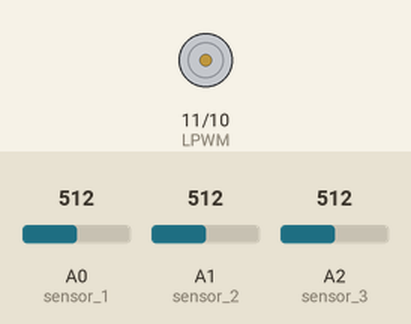
This sketch was run on a simulated Arduino Uno, built with avr-gcc and run on an emulated ATmega328P. On the bench: motor-driver pin pairs drawn as motors (green arrow = first pin HIGH = forward, orange = second pin HIGH = backward, longer = more drive). The inputs (shaded band) are chosen by the test bench; at power-on: A0 (sensor_1) = 512, A1 (sensor_2) = 512, A2 (sensor_3) = 512.

Above: at 22.4 s.
22.5 s: A0 (sensor_1) set to 527
At 23.8 s:
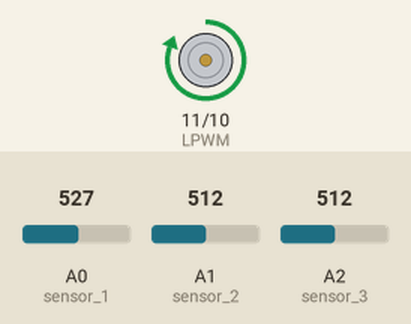
Timing chart, 0 to 45.0 s (numbered marks = the images above; inputs shaded):
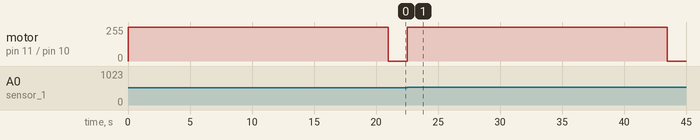

Measured:
- the behaviour switches between 512 and 513 on A0 (sensor_1) (found by bisection; images 0 and 1)
- after the input at 22.5 s, motor on pin 11 (LPWM) / pin 10 (RPWM): stopped → forward 255/255 at once, → stopped 21.0 s later

The sketch:

chatgpt_1.ino
```cpp
const int sensor_1 = A0;
const int sensor_2 = A1;
const int sensor_3 = A2;
const int RPWM = 10;
const int LPWM = 11;
const byte speed = 255;

int minSensorValue;
int currentPosition;
int targetPosition;

int input_1, input_2, input_3;

void setup() {
  pinMode(sensor_1, INPUT);
  pinMode(sensor_2, INPUT);
  pinMode(sensor_3, INPUT);

  pinMode(RPWM, OUTPUT);
  pinMode(LPWM, OUTPUT);

  Serial.begin(9600);
}

void loop() {
  input_1 = analogRead(sensor_1);
  input_2 = analogRead(sensor_2);
  input_3 = analogRead(sensor_3);

  minSensorValue = func_min(input_1, input_2, input_3);

  // Determine the target position based on the minimum sensor value
  if (minSensorValue == input_1) {
    targetPosition = 1;
  } else if (minSensorValue == input_2) {
    targetPosition = 2;
  } else {
    targetPosition = 3;
  }

  moveToTargetPosition();
}

int func_min(int a, int b, int c) {
  return min(min(a, b), c);
}

void moveToTargetPosition() {
  if (currentPosition != targetPosition) {
    if (targetPosition == 1) {
      moveActuatorTo(input_1);
    } else if (targetPosition == 2) {
      moveActuatorTo(input_2);
    } else if (targetPosition == 3) {
      moveActuatorTo(input_3);
    }
    currentPosition = targetPosition;
  }
}

void moveActuatorTo(int positionValue) {
  if (positionValue == input_1) {
    analogWrite(RPWM, 0);
    analogWrite(LPWM, speed);
    delay(21000);
  } else if (positionValue == input_2) {
    analogWrite(RPWM, 0);
    analogWrite(LPWM, speed);
    delay(21000);
  } else if (positionValue == input_3) {
    analogWrite(RPWM, 0);
    analogWrite(LPWM, speed);
    delay(43000);
  }

  analogWrite(RPWM, 0);
  analogWrite(LPWM, 0);
}
```
